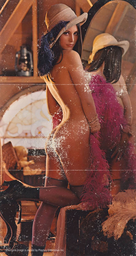
#> input picture MP1/lena_full.png, 136 x 256 px, shrunk from 853 x 1600 before the run
$ python mp1.py
#> lines starting #> are read from the running program, lines starting #| are printed output that depends on the picture
import numpy as np
import cv2
import matplotlib.pyplot as plt
import os
import sys
import math as m

def blueChannel(img_in):
#> called with img_in = 'lena_full.png'
    image = cv2.imread(img_in)
#> image is the input picture: shape (256, 136, 3); mean B, G, R 66.7, 78, 121.9
    b, g, r = cv2.split(image) #Splits image into 3 channels
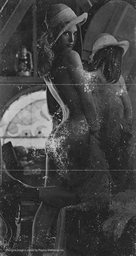
#> b: shape (256, 136); min 18, max 210, mean 66.7
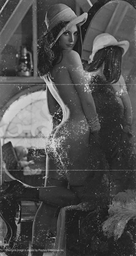
#> g: shape (256, 136); min 17, max 224, mean 78
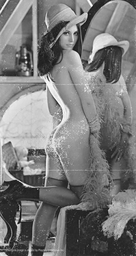
#> r: shape (256, 136); min 16, max 255, mean 121.9
    return b

def greenChannel(img_in):
    image = cv2.imread(img_in)
    b, g, r = cv2.split(image) #Splits image into 3 channels
    return g

def redChannel(img_in):
    image = cv2.imread(img_in)
    b, g, r = cv2.split(image) #Splits image into 3 channels
    return r

# [43 lines left out: functions convoFilter, correFilter, not called in this run]

def medFilter(img_in, k_size):
#> called with k_size = 9
    data = np.array(img_in)
    imgHeight = data.shape[0]
#> imgHeight = 256
    imgWidth = data.shape[1]
#> imgWidth = 136

    window = []
    modified = np.zeros_like(data)
    pointer = m.floor(k_size/2)

    #Algorithm:
    for x in range(imgHeight):
        for y in range(imgWidth):
            for z in range(k_size):
                if (x + z - pointer) > (imgHeight - 1) or (x + z - pointer) < 0:
                    for i in range(k_size):
                        window.insert(0,0) #Insert Zero into the Window
                elif (y + z + pointer) > (imgWidth - 1) or (y + z - pointer) < 0:
                    window.insert(0,0) #Insert Zero into the Window
                else:
                    for j in range(k_size):
                        window.insert(0, data[x + z - pointer][y + j - pointer])
            #Median
            window.sort()
            modified[x][y] = window[m.floor(len(window)/2)]
            window = []
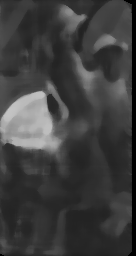
#> modified: shape (256, 136); min 0, max 195, mean 62.3
    return modified

# [21 lines left out: functions convolution, correlation, not called in this run]

def median_filter(img_in, kernel):
    blueImage = blueChannel(img_in)
    blueMed = medFilter(blueImage, kernel)
    greenImage = greenChannel(img_in)
    greenMed = medFilter(greenImage, kernel)
#> call 2 of medFilter, with k_size = 9
#> after the loop in medFilter (call 2), `for x in range(imgHeight):`:
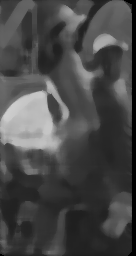
#> modified: shape (256, 136); min 0, max 206, mean 72.6
    redImage = redChannel(img_in)
    redMed = medFilter(redImage, kernel)
#> call 3 of medFilter, with k_size = 9
#> after the loop in medFilter (call 3), `for x in range(imgHeight):`:
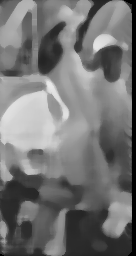
#> modified: shape (256, 136); min 0, max 235, mean 116.1

    result = cv2.merge((blueMed, greenMed, redMed))
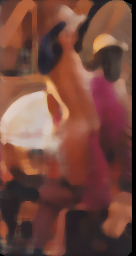
#> result: shape (256, 136, 3); mean B, G, R 62.3, 72.6, 116.1
    return result


if __name__ == "__main__":
    none = np.array([[0, 0, 0], [0, 1, 0], [0, 0, 0]])
    mean = np.array([[1, 1, 1], [1, 1, 1], [1, 1, 1]])/9
    meanFive = np.array([[1, 1, 1, 1, 1], [1, 1, 1, 1, 1], [1, 1, 1, 1, 1], [1, 1, 1, 1, 1], [1, 1, 1, 1, 1]])/25
    sharp = np.array([[-1, -1, -1], [-1, 9, -1], [-1, -1, -1]])
    gauss = np.array([[1, 2, 1], [2, 4, 2], [1, 2, 1]])/16
    gaussFive = np.array([[1, 4, 6, 4, 1], [4, 16, 24, 16, 4], [6, 24, 36, 24, 6], [4, 16, 24, 16, 4], [1, 4, 6, 4, 1]])/256
    diff = np.array([[1, 1, 1], [2, 2, 2], [3, 3, 3]])
    k_size = 9

    img_in = 'lena_full.png'
    # img_out = convolution(img_in, gauss)
    # img_out = correlation(img_in, mean)
    img_out = median_filter(img_in, k_size)

    cv2.imshow("Altered Image", img_out)
    cv2.waitKey(0)
